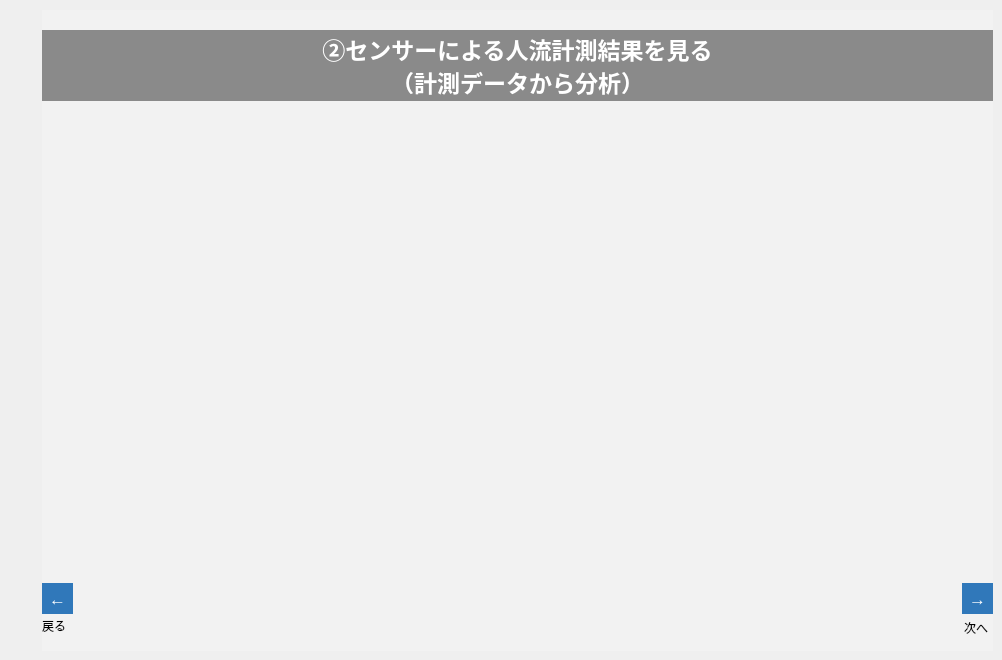
   <widget class="QWidget" name="tab_9">
    <attribute name="title">
     <string>002_template</string>
    </attribute>
    <widget class="QFrame" name="frame_10">
     <property name="geometry">
      <rect>
       <x>42</x>
       <y>10</y>
       <width>951</width>
       <height>641</height>
      </rect>
     </property>
     <property name="styleSheet">
      <string notr="true">background-color: rgb(242, 242, 242);</string>
     </property>
     <property name="frameShape">
      <enum>QFrame::NoFrame</enum>
     </property>
     <property name="frameShadow">
      <enum>QFrame::Plain</enum>
     </property>
     <property name="lineWidth">
      <number>0</number>
     </property>
     <widget class="QLabel" name="label_62">
      <property name="geometry">
       <rect>
        <x>922</x>
        <y>610</y>
        <width>31</width>
        <height>16</height>
       </rect>
      </property>
      <property name="text">
       <string>次へ</string>
      </property>
     </widget>
     <widget class="QLabel" name="label_65">
      <property name="geometry">
       <rect>
        <x>0</x>
        <y>610</y>
        <width>50</width>
        <height>12</height>
       </rect>
      </property>
      <property name="text">
       <string>戻る</string>
      </property>
     </widget>
     <widget class="QToolButton" name="btn_002__n">
      <property name="geometry">
       <rect>
        <x>920</x>
        <y>573</y>
        <width>31</width>
        <height>31</height>
       </rect>
      </property>
      <property name="font">
       <font>
        <pointsize>13</pointsize>
        <weight>75</weight>
        <bold>true</bold>
       </font>
      </property>
      <property name="styleSheet">
       <string notr="true">background-color: rgb(48,120,186);
color: rgb(255, 255, 255);
border: none;</string>
      </property>
      <property name="text">
       <string>→</string>
      </property>
     </widget>
     <widget class="QToolButton" name="btn_002__b">
      <property name="geometry">
       <rect>
        <x>0</x>
        <y>573</y>
        <width>31</width>
        <height>31</height>
       </rect>
      </property>
      <property name="font">
       <font>
        <pointsize>13</pointsize>
        <weight>75</weight>
        <bold>true</bold>
       </font>
      </property>
      <property name="styleSheet">
       <string notr="true">background-color: rgb(48,120,186);
color: rgb(255, 255, 255);
border: none;</string>
      </property>
      <property name="text">
       <string>←</string>
      </property>
     </widget>
     <widget class="QLabel" name="label_66">
      <property name="geometry">
       <rect>
        <x>0</x>
        <y>20</y>
        <width>951</width>
        <height>71</height>
       </rect>
      </property>
      <property name="font">
       <font>
        <family>游ゴシック</family>
        <pointsize>17</pointsize>
        <weight>75</weight>
        <bold>true</bold>
       </font>
      </property>
      <property name="styleSheet">
       <string notr="true">background-color: rgb(138, 138, 138);
color: rgb(255, 255, 255);</string>
      </property>
      <property name="text">
       <string>②センサーによる人流計測結果を見る
（計測データから分析）</string>
      </property>
      <property name="alignment">
       <set>Qt::AlignCenter</set>
      </property>
     </widget>
    </widget>
   </widget>
